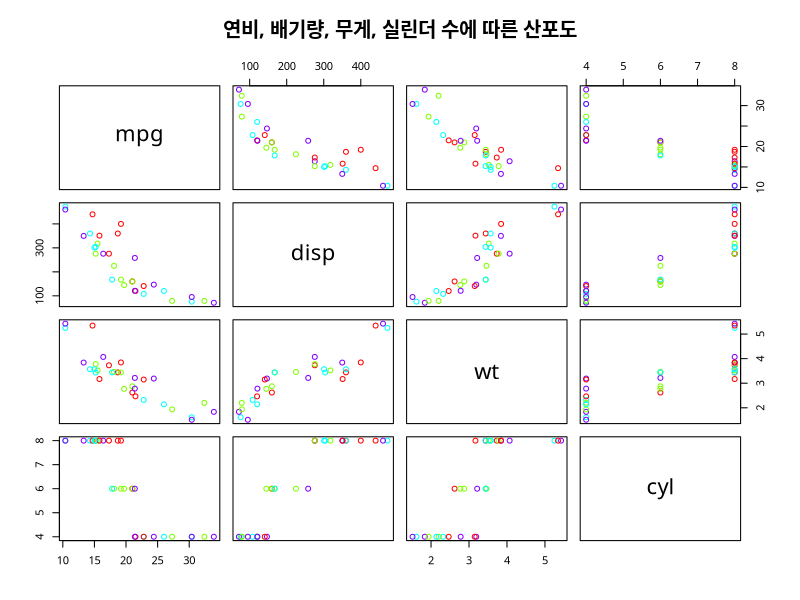

Write R code to recreate this figure.
#Using the 'mtcars' data frame
str(mtcars)

vars <- c("mpg", "disp", "wt", "cyl")
target <- mtcars[ , vars]
head(target)
par(family="AppleGothic")
pairs(target, main="연비, 배기량, 무게, 실린더 수에 따른 산포도",
      col=rainbow(4))
